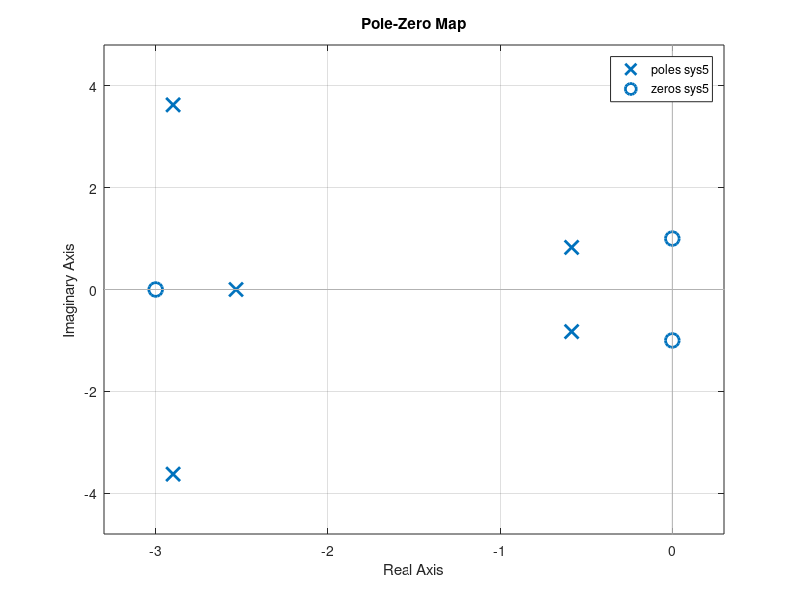

The MATLAB script that drew this image:
s = tf('s');
G1 = 1/(s+1);
G2 = 1/(s+1);
G3 = (s*s + 1)/(s*s + 4*s + 4);
G4 = (s+1)/(s+6);
H1 = (s+1)/(s+3);
H2 = 2;
H3 = 1;
sys1 = feedback(G3, H1*G4);
sys2 = sys1 * G2;
sys3 = feedback(sys2,H2);
sys4 = G1 * sys3 * G4;
sys5 = minreal(feedback(sys4,H3))
pzmap(sys5)
pole(sys5)
zero(sys5)
